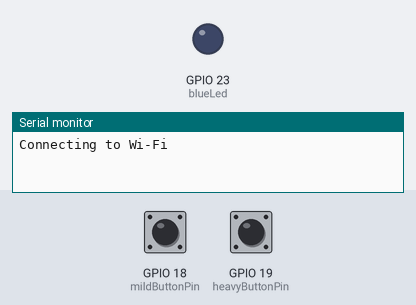
The sketch below on a simulated ESP32. On the bench: output pins drawn as LEDs (lit = HIGH), the last lines printed to the serial monitor. Dashed ring = blinking. The inputs (shaded band) are chosen by the test bench; at power-on: GPIO 18 (mildButtonPin) HIGH, GPIO 19 (heavyButtonPin) HIGH. WiFi joins after 1.5 s; servers stay silent unless stated; uploads are accepted with an empty reply.

Above: at 0.1 s.
2.8 s: GPIO 18 (mildButtonPin) pulled LOW for 1.3 s
At 3.7 s:
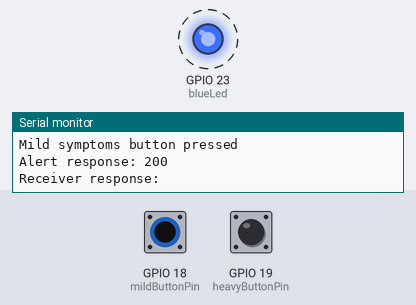
Timing chart, 0 to 12.3 s (numbered marks = the images above; inputs shaded):
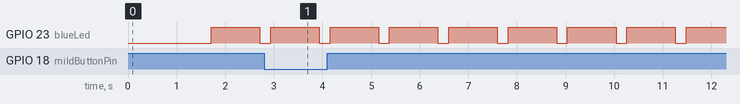

Measured:
- by itself, GPIO 23 (blueLed): alternates HIGH for 1.0 s and LOW for 0.22 s

The sketch:

esp32_sender.ino
```cpp
#include <WiFi.h>
#include <HTTPClient.h>
#include <WiFiClientSecure.h>

const char* wifiSsid = "kylla";
const char* wifiPassword = "kylla123";
const char* receiverUrl = "https://emergsystem.onrender.com/api/alert";
const int blueLed = 23;
const char* roomNumber = "1";
const int mildButtonPin = 18;
const int heavyButtonPin = 19;
const unsigned long debounceDelay = 250;

bool buttonsReady = true;
unsigned long lastButtonEvent = 0;
unsigned long lastStatusPrint = 0;
bool previousMildPressed = false;
bool previousHeavyPressed = false;

void connectToWiFi() {
  WiFi.mode(WIFI_STA);
  WiFi.setAutoReconnect(true);
  WiFi.begin(wifiSsid, wifiPassword);
  Serial.print("Connecting to Wi-Fi");

  unsigned long startedAt = millis();
  while (WiFi.status() != WL_CONNECTED && millis() - startedAt < 20000) {
    delay(500);
    Serial.print(".");
  }

  Serial.println();
  if (WiFi.status() == WL_CONNECTED) {
    Serial.print("ESP32 IP: ");
    Serial.println(WiFi.localIP());
  } else {
    Serial.println("Wi-Fi connection failed");
  }
}

void sendAlert(const char* severity, const char* symptoms) {
  if (WiFi.status() != WL_CONNECTED) {
    Serial.println("Wi-Fi disconnected; reconnecting");
    connectToWiFi();
  }

  if (WiFi.status() != WL_CONNECTED) {
    Serial.println("Alert not sent: ESP32 is offline");
    return;
  }

  WiFiClientSecure client;
  client.setInsecure();
  HTTPClient http;
  http.setTimeout(5000);
  if (!http.begin(client, receiverUrl)) {
    Serial.println("Alert not sent: invalid receiver URL");
    return;
  }
  http.addHeader("Content-Type", "application/json");

  String payload = "{\"active\":true,\"severity\":\"";
  payload += severity;
  payload += "\",\"room\":\"";
  payload += roomNumber;
  payload += "\",\"symptoms\":\"";
  payload += symptoms;
  payload += "\"}";

  int responseCode = http.POST(payload);
  Serial.print("Alert response: ");
  Serial.println(responseCode);
  if (responseCode > 0) {
    Serial.print("Receiver response: ");
    Serial.println(http.getString());
  } else {
    Serial.print("HTTP error: ");
    Serial.println(http.errorToString(responseCode));
  }
  http.end();
}

void setup() {
  Serial.begin(115200);
  pinMode(mildButtonPin, INPUT_PULLUP);
  pinMode(heavyButtonPin, INPUT_PULLUP);
  pinMode(blueLed, OUTPUT);
  previousMildPressed = digitalRead(mildButtonPin) == LOW;
  previousHeavyPressed = digitalRead(heavyButtonPin) == LOW;
  buttonsReady = !previousMildPressed && !previousHeavyPressed;
  connectToWiFi();
  Serial.println("Button wiring: GPIO 18 = MILD, GPIO 19 = HEAVY, button side goes to GND");
  Serial.print("Initial GPIO states: ");
  Serial.print(digitalRead(mildButtonPin));
  Serial.print(", ");
  Serial.println(digitalRead(heavyButtonPin));
  Serial.println("ESP32 emergency sender ready");
}

void loop() {
    int mildPressed = digitalRead(mildButtonPin);
    int heavyPressed = digitalRead(heavyButtonPin);

 if (mildPressed == HIGH) {
    Serial.println("Mild symptoms button pressed");

      sendAlert("Trauma Emergencies", "Headache, nausea, mild pain and etc.");
      digitalWrite(blueLed, HIGH);   // Turn the LED on (HIGH voltage level)
      delay(1000);
      digitalWrite(blueLed, LOW);   // Turn the LED on (HIGH voltage level)

 }
 else if (heavyPressed == HIGH) {
    Serial.println("Heavy symptoms button pressed");
      sendAlert("Medical Emergencies", "Chest pain, shortness of breath, severe pain and etc.");
      digitalWrite(blueLed, HIGH);   // Turn the LED on (HIGH voltage level)
      delay(1000);
      digitalWrite(blueLed, LOW);
 }

  delay(20);
}
```
